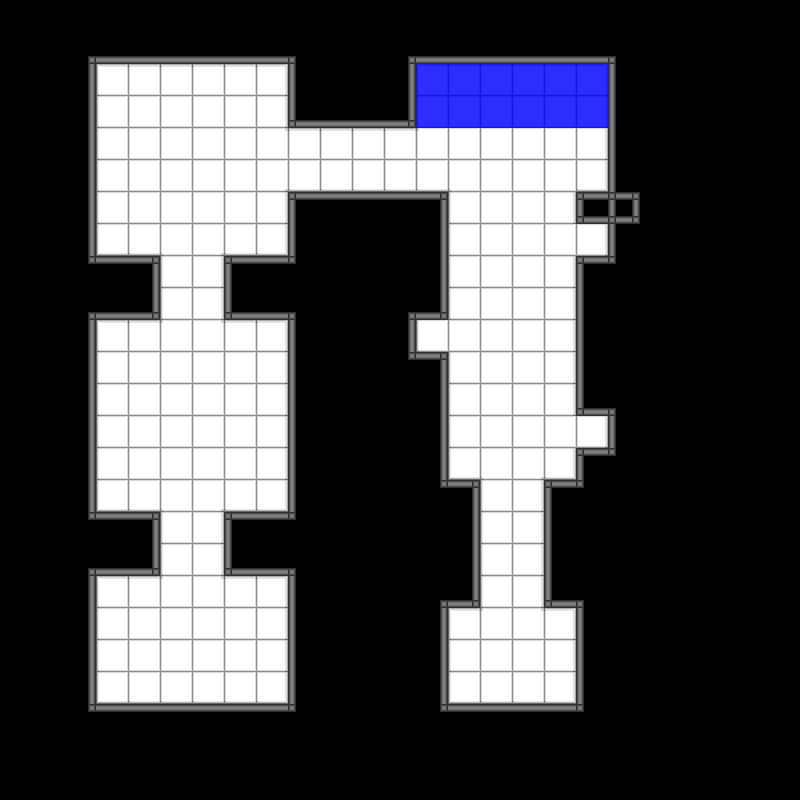

Rendered tile map (Tiled .tmx) drawn with the repository's tilesets; below, a short description and the map source with its tile grids summarised:
An orthogonal 25x25 tile map with 32x32 px tiles, 3 tile layers (Collisions, Tiles-1, Tiles-2) and 8 objects.

<map version="1.0" tiledversion="2017.07.26" orientation="orthogonal" renderorder="right-down" width="25" height="25" tilewidth="32" tileheight="32" nextobjectid="49">
 <tileset firstgid="1" source="TileSet.tsx" />
 <layer name="Collisions" width="25" height="25">
  <data>[625 cells, 625 non-empty, 3 distinct tile ids]</data>
 </layer>
 <layer name="Tiles-1" width="25" height="25">
  <data>[625 cells, 199 non-empty, 19 distinct tile ids]</data>
 </layer>
 <layer name="Tiles-2" width="25" height="25">
  <data>[625 cells, 355 non-empty, 15 distinct tile ids]</data>
 </layer>
 <objectgroup name="Objetos">
  <object id="40" gid="161" x="176" y="656" width="32" height="32" />
  <object id="41" gid="182" x="128" y="480" width="32" height="32">
   <properties>
    <property name="pattern" value="rl" />
   </properties>
  </object>
  <object id="42" gid="182" x="192" y="384" width="32" height="32">
   <properties>
    <property name="pattern" value="rl" />
   </properties>
  </object>
  <object id="43" gid="253" x="176" y="176" width="32" height="32" />
  <object id="45" gid="198" x="576" y="256" width="32" height="32">
   <properties>
    <property name="pattern" value="ld" />
    <property name="timer" type="float" value="2" />
   </properties>
  </object>
  <object id="46" gid="198" x="576" y="448" width="32" height="32">
   <properties>
    <property name="pattern" value="ld" />
    <property name="timer" type="float" value="2" />
   </properties>
  </object>
  <object id="47" gid="198" x="416" y="352" width="32" height="32">
   <properties>
    <property name="pattern" value="rd" />
    <property name="timer" type="float" value="2" />
   </properties>
  </object>
  <object id="48" gid="237" x="496" y="672" width="32" height="32">
   <properties>
    <property name="nextlevel" type="int" value="4" />
   </properties>
  </object>
 </objectgroup>
</map>
